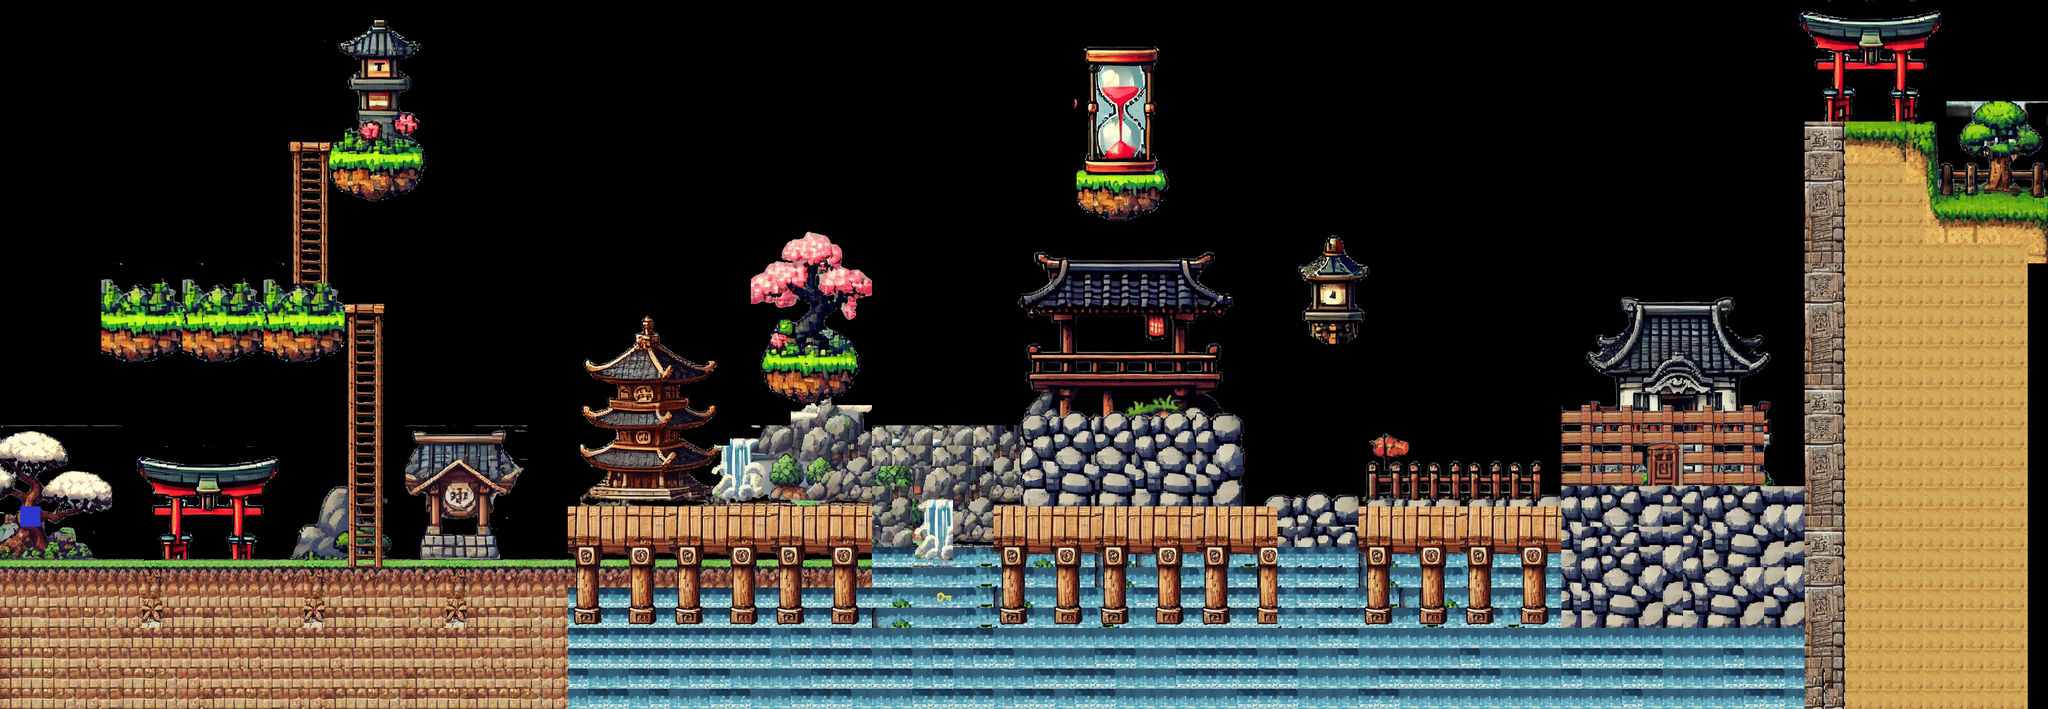

This is a level from a 2D game, rendered from its Tiled map with the project's own tilesets. A one-line summary and the map file follow, with tile-layer data summarised:
An orthogonal 101x35 tile map with 32x32 px tiles, 10 tile layers (Background, Background2, Clef, Platforme Background, ...), 7 tilesets.

<map version="1.10" tiledversion="1.11.0" orientation="orthogonal" renderorder="right-down" width="101" height="35" tilewidth="32" tileheight="32" infinite="0" nextlayerid="13" nextobjectid="1">
 <editorsettings>
  <export target="../Assets/levels/world1.json" format="json" />
 </editorsettings>
 <tileset firstgid="1" source="spritesheets/QR_spritesheet1.tsx" />
 <tileset firstgid="1025" source="spritesheets/QR_spritesheet2.tsx" />
 <tileset firstgid="2049" source="spritesheets/QR_spritesheet3.tsx" />
 <tileset firstgid="3493" source="spritesheets/QR_spritesheet4.tsx" />
 <tileset firstgid="4517" source="spritesheets/QR_spritesheet5.tsx" />
 <tileset firstgid="5541" source="spritesheets/QR_spritesheet6.tsx" />
 <tileset firstgid="6565" source="spritesheets/QR_spritesheet7.tsx" />
 <layer id="2" name="Background" width="101" height="35">
  <data>[3535 cells, 764 non-empty, 553 distinct tile ids]</data>
 </layer>
 <layer id="11" name="Background2" width="101" height="35">
  <data>[3535 cells, 445 non-empty, 101 distinct tile ids]</data>
 </layer>
 <layer id="12" name="Clef" width="101" height="35">
  <data>[3535 cells, 1 non-empty, 1 distinct tile ids]</data>
 </layer>
 <layer id="8" name="Platforme Background" width="101" height="35">
  <data>[3535 cells, 57 non-empty, 57 distinct tile ids]</data>
 </layer>
 <layer id="6" name="Platforme" width="101" height="35">
  <data>[3535 cells, 13 non-empty, 13 distinct tile ids]</data>
 </layer>
 <layer id="1" name="Ground" width="101" height="35">
  <data>[3535 cells, 808 non-empty, 170 distinct tile ids]</data>
 </layer>
 <layer id="5" name="Player" width="101" height="35">
  <data>[3535 cells, 6 non-empty, 6 distinct tile ids]</data>
 </layer>
 <layer id="7" name="Ground 2" width="101" height="35">
  <data>[3535 cells, 234 non-empty, 30 distinct tile ids]</data>
 </layer>
 <layer id="4" name="Echelle" width="101" height="35">
  <data>[3535 cells, 47 non-empty, 12 distinct tile ids]</data>
 </layer>
 <layer id="10" name="Porte" width="101" height="35">
  <data>[3535 cells, 6 non-empty, 6 distinct tile ids]</data>
 </layer>
</map>
